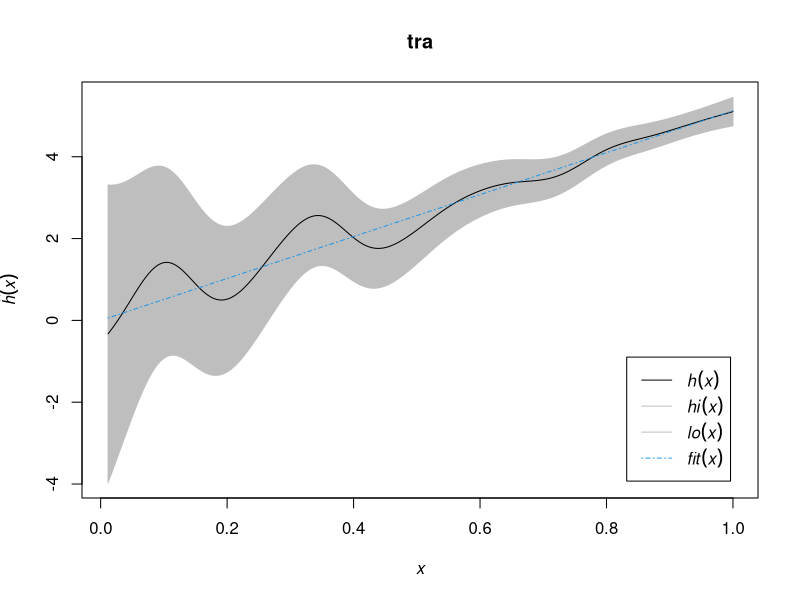
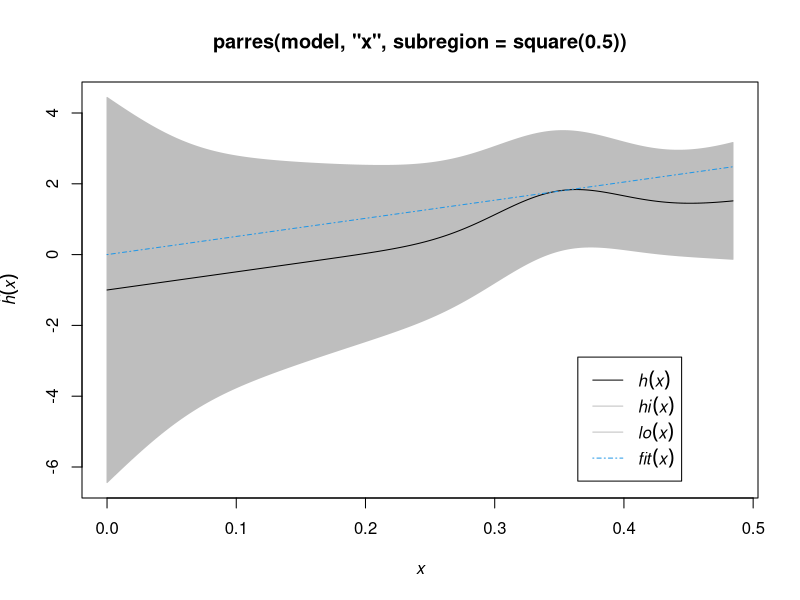
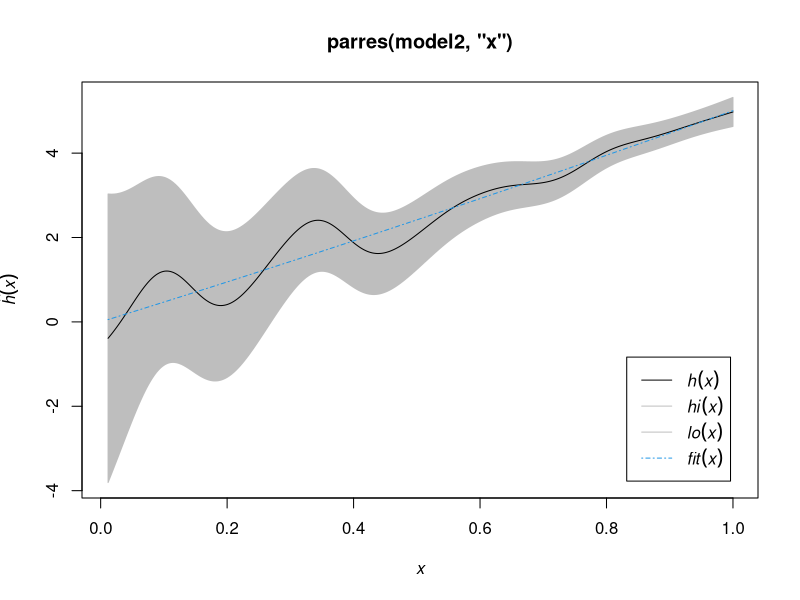
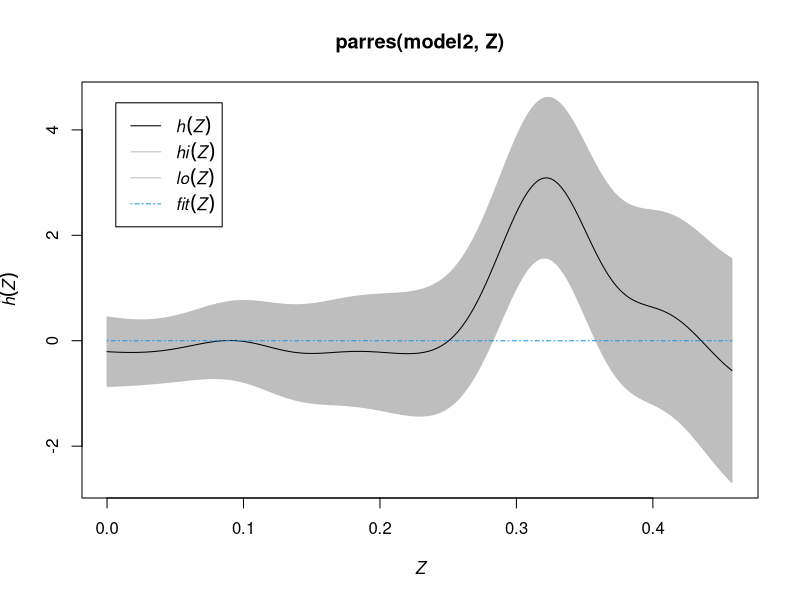

These charts were generated, in order, by the following R code:
library(spatstat)


### Name: parres
### Title: Partial Residuals for Point Process Model
### Aliases: parres
### Keywords: spatial models

### ** Examples

  X <-  rpoispp(function(x,y){exp(3+x+2*x^2)})
  model <- ppm(X ~x+y)
  tra <- parres(model, "x")
  plot(tra)
  tra
  plot(parres(model, "x", subregion=square(0.5)))
  model2 <- ppm(X ~x+I(x^2)+y)
  plot(parres(model2, "x"))
  Z <- setcov(owin())
  plot(parres(model2, Z))
